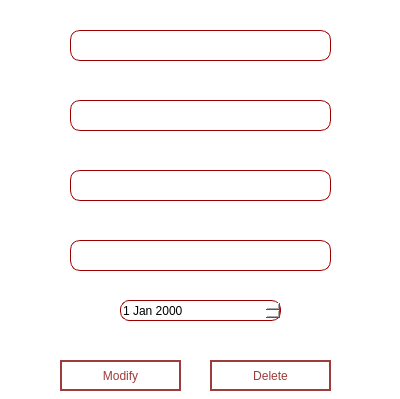
<?xml version="1.0" encoding="UTF-8"?>
<ui version="4.0">
 <class>modify_normes</class>
 <widget class="QDialog" name="modify_normes">
  <property name="geometry">
   <rect>
    <x>0</x>
    <y>0</y>
    <width>400</width>
    <height>399</height>
   </rect>
  </property>
  <property name="windowTitle">
   <string>Dialog</string>
  </property>
  <property name="styleSheet">
   <string notr="true">background-color:rgb(255,255,255);</string>
  </property>
  <widget class="QLineEdit" name="le_type_u_normes">
   <property name="geometry">
    <rect>
     <x>70</x>
     <y>100</y>
     <width>261</width>
     <height>31</height>
    </rect>
   </property>
   <property name="styleSheet">
    <string notr="true">QLineEdit{
border: 1px solid;
border-color: #9B0000;
border-radius: 10px;
}</string>
   </property>
  </widget>
  <widget class="QLineEdit" name="le_id_u_normes">
   <property name="enabled">
    <bool>false</bool>
   </property>
   <property name="geometry">
    <rect>
     <x>70</x>
     <y>30</y>
     <width>261</width>
     <height>31</height>
    </rect>
   </property>
   <property name="styleSheet">
    <string notr="true">QLineEdit{
border: 1px solid;
border-color: #9B0000;
border-radius: 10px;
}</string>
   </property>
   <property name="placeholderText">
    <string/>
   </property>
  </widget>
  <widget class="QLineEdit" name="le_validity_u_normes">
   <property name="geometry">
    <rect>
     <x>70</x>
     <y>240</y>
     <width>261</width>
     <height>31</height>
    </rect>
   </property>
   <property name="styleSheet">
    <string notr="true">QLineEdit{
border: 1px solid;
border-color: #9B0000;
border-radius: 10px;
}</string>
   </property>
  </widget>
  <widget class="QDateEdit" name="le_date_u_normes">
   <property name="geometry">
    <rect>
     <x>120</x>
     <y>300</y>
     <width>161</width>
     <height>21</height>
    </rect>
   </property>
   <property name="styleSheet">
    <string notr="true">QDateEdit{
border: 1px solid;
border-color: #9B0000;
border-radius: 9px;
}</string>
   </property>
  </widget>
  <widget class="QLineEdit" name="le_sector_u_normes">
   <property name="geometry">
    <rect>
     <x>70</x>
     <y>170</y>
     <width>261</width>
     <height>31</height>
    </rect>
   </property>
   <property name="styleSheet">
    <string notr="true">QLineEdit{
border: 1px solid;
border-color: #9B0000;
border-radius: 10px;
}</string>
   </property>
  </widget>
  <widget class="QPushButton" name="b_modifier_normes">
   <property name="geometry">
    <rect>
     <x>60</x>
     <y>360</y>
     <width>121</width>
     <height>31</height>
    </rect>
   </property>
   <property name="styleSheet">
    <string notr="true">QPushButton {
color: rgb(158,59,59);
font: 75 9pt &quot;Arial&quot;;
border: 2px solid rgb(158,59,59);
border-radius: 20px;
}

QPushButton:hover {
  color: #fff; /* Change text color on hover */
  background-color: #a63b3b; /* Change background color on hover */
  border-color: #a63b3b; /* Change border color on hover */
}

QPushButton:pressed {
  color: #fff; 
  background-color: #802c2c; 
  border-color: #802c2c; 
}</string>
   </property>
   <property name="text">
    <string>Modify</string>
   </property>
  </widget>
  <widget class="QPushButton" name="b_supprimer_normes">
   <property name="geometry">
    <rect>
     <x>210</x>
     <y>360</y>
     <width>121</width>
     <height>31</height>
    </rect>
   </property>
   <property name="styleSheet">
    <string notr="true">QPushButton {
color: rgb(158,59,59);
font: 75 9pt &quot;Arial&quot;;
border: 2px solid rgb(158,59,59);
border-radius: 20px;
}

QPushButton:hover {
  color: #fff; /* Change text color on hover */
  background-color: #a63b3b; /* Change background color on hover */
  border-color: #a63b3b; /* Change border color on hover */
}

QPushButton:pressed {
  color: #fff; 
  background-color: #802c2c; 
  border-color: #802c2c; 
}</string>
   </property>
   <property name="text">
    <string>Delete</string>
   </property>
  </widget>
  <widget class="QLabel" name="label">
   <property name="geometry">
    <rect>
     <x>50</x>
     <y>60</y>
     <width>291</width>
     <height>231</height>
    </rect>
   </property>
   <property name="text">
    <string/>
   </property>
   <property name="pixmap">
    <pixmap resource="ressources.qrc">:/new/prefix1/gfx/3516835.png</pixmap>
   </property>
   <property name="scaledContents">
    <bool>true</bool>
   </property>
  </widget>
  <zorder>label</zorder>
  <zorder>le_type_u_normes</zorder>
  <zorder>le_id_u_normes</zorder>
  <zorder>le_validity_u_normes</zorder>
  <zorder>le_date_u_normes</zorder>
  <zorder>le_sector_u_normes</zorder>
  <zorder>b_modifier_normes</zorder>
  <zorder>b_supprimer_normes</zorder>
 </widget>
 <resources>
  <include location="ressources.qrc"/>
 </resources>
 <connections/>
</ui>
